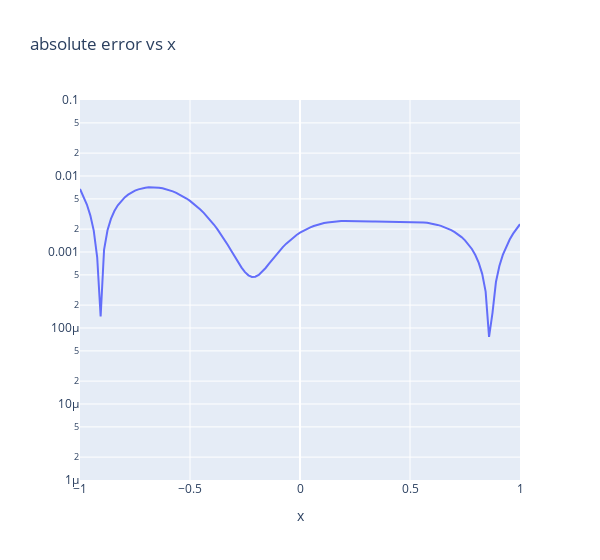

The notebook cell saved with this chart:
### Code cell
def plot_error(fig, model, X_test, y_test):
    y_pred = np.array( model.predict(X_test) ).flatten()
    fig.add_trace(go.Scatter(x = X_test, y = abs(y_test-y_pred)))
    fig.update_layout(width=600, yaxis_type='log', title='absolute error vs x',
                     xaxis_range=[-1,1], yaxis_range=[-6,-1], xaxis_title='x')

fig = go.Figure()
plot_error(fig, model, X_test, y_test)
fig.show()

### Figure 1 — Plotly figure (JSON) as saved in the notebook; plotly's stock layout.template omitted (floating-point values rounded to 4 significant figures; data arrays with more than 128 entries replaced by an {"elided": "..."} marker saying what was removed)
{"data": [{"type": "scatter", "x": {"elided": "129 float values"}, "y": {"elided": "129 float values"}}], "layout": {"title": {"text": "absolute error vs x"}, "width": 600, "xaxis": {"range": [-1, 1], "title": {"text": "x"}}, "yaxis": {"range": [-6, -1], "type": "log"}}}
